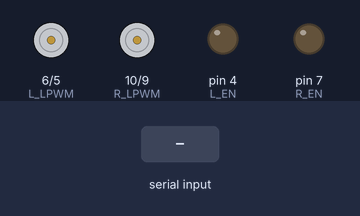
Recording of a sketch running on a simulated Arduino Uno, built with avr-gcc and run on an emulated ATmega328P. On the bench: motor-driver pin pairs drawn as motors (green arrow = first pin HIGH = forward, orange = second pin HIGH = backward, longer = more drive), output pins drawn as LEDs (lit = HIGH). The test bench sets the inputs (shaded band).

Above: at 1.2 s.
1.3 s: "90,45\n" received over Serial
At 1.55 s:
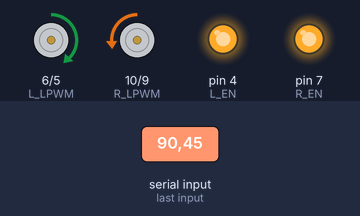
3.3 s: "30,150\n" received over Serial
At 3.7 s:
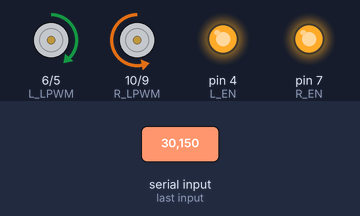
5.3 s: "1,90\n" received over Serial
At 5.6 s:
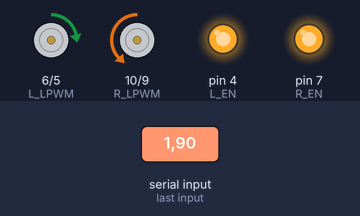
Timing chart, 0 to 8.3 s (numbered marks = the images above; inputs shaded):
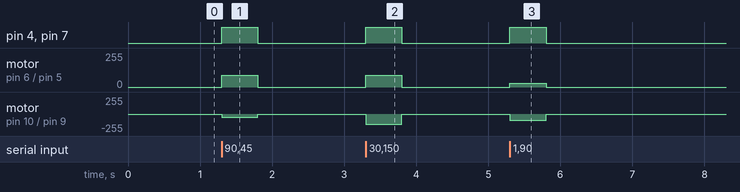

Measured:
- after the input at 1.3 s, pin 4 (L_EN), pin 7 (R_EN): LOW → HIGH at once, → LOW 0.50 s later; motor on pin 6 (L_LPWM) / pin 5 (L_RPWM): stopped → forward 90/255 at once, → stopped 0.50 s later; motor on pin 10 (R_LPWM) / pin 9 (R_RPWM): stopped → backward 45/255 at once, → stopped 0.50 s later
- after the input at 3.3 s, pin 4 (L_EN), pin 7 (R_EN): LOW → HIGH at once, → LOW 0.50 s later; motor on pin 6 (L_LPWM) / pin 5 (L_RPWM): stopped → forward 90/255 at once, → stopped 0.50 s later; motor on pin 10 (R_LPWM) / pin 9 (R_RPWM): stopped → backward 150/255 at once, → stopped 0.50 s later
- after the input at 5.3 s, pin 4 (L_EN), pin 7 (R_EN): LOW → HIGH at once, → LOW 0.50 s later; motor on pin 6 (L_LPWM) / pin 5 (L_RPWM): stopped → forward 30/255 at once, → stopped 0.50 s later; motor on pin 10 (R_LPWM) / pin 9 (R_RPWM): stopped → backward 90/255 at once, → stopped 0.50 s later

The sketch:

roller_setting.ino
```cpp
unsigned long lastRecvTime = 0;
bool isMoving = false;

// Left Motor
const int L_EN   = 4;
const int L_RPWM = 5; // forward
const int L_LPWM = 6; // reverse

// Right Motor
const int R_EN   = 7;
const int R_RPWM = 9;  // forward
const int R_LPWM = 10; // reverse

// Initialization
void setup() {
  pinMode(L_EN, OUTPUT);
  pinMode(L_RPWM, OUTPUT);
  pinMode(L_LPWM, OUTPUT);

  pinMode(R_EN, OUTPUT);
  pinMode(R_RPWM, OUTPUT);
  pinMode(R_LPWM, OUTPUT);

  digitalWrite(L_EN, LOW);
  digitalWrite(R_EN, LOW);

  Serial.begin(115200);
  Serial.setTimeout(10);
}

// Main Logic
void loop() {
  if (Serial.available() > 0) {
    int speedL = Serial.parseInt();
    int speedR = Serial.parseInt();

    if (Serial.read() == '\n') {
      driveMotor(L_EN, L_RPWM, L_LPWM, -speedL);
      driveMotor(R_EN, R_RPWM, R_LPWM, speedR);

      lastRecvTime = millis();

      if (speedL != 0 || speedR != 0) {
          isMoving = true;
      }
    }
  }

  if (isMoving && (millis() - lastRecvTime > 500)) {
    stopMotor();
    isMoving = false;
  }
}

void driveMotor(int enPin, int fwdPin, int revPin, int speed) {
  speed = constrain(speed, -255, 255);

  if (speed == 0) {
    digitalWrite(enPin, LOW);
    analogWrite(fwdPin, 0);
    analogWrite(revPin, 0);
  } else if (speed > 0) {
    digitalWrite(enPin, HIGH);
    analogWrite(fwdPin, speed);
    analogWrite(revPin, 0);
  } else {
    digitalWrite(enPin, HIGH);
    analogWrite(fwdPin, 0);
    analogWrite(revPin, abs(speed));
  }
}

void stopMotor() {
  driveMotor(L_EN, L_RPWM, L_LPWM, 0);
  driveMotor(R_EN, R_RPWM, R_LPWM, 0);
}
```
